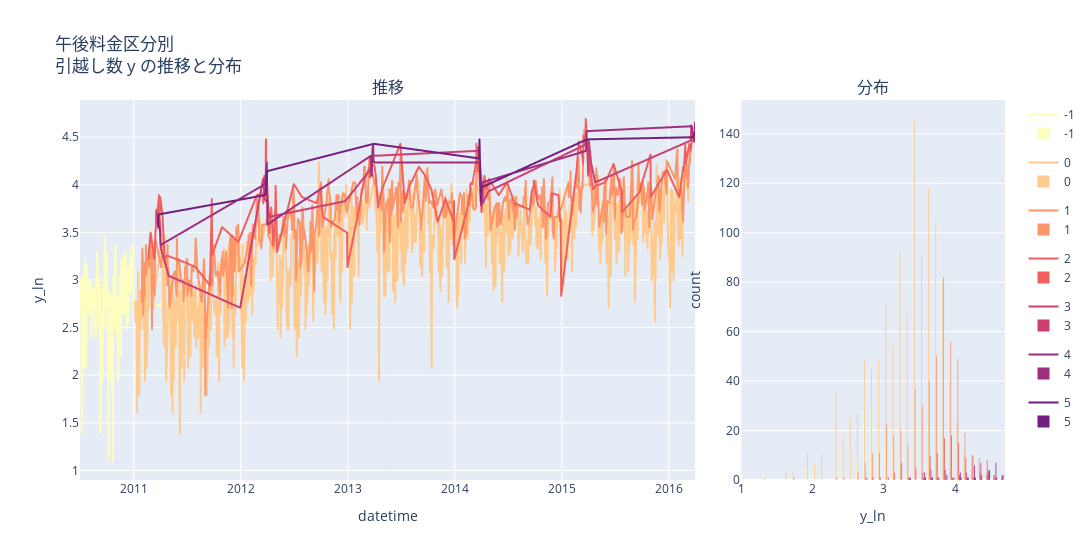

Notebook source saved alongside this figure:
### Markdown cell above
## 午後

### Code cell
graph_color = px.colors.sequential.Magma_r
# https://oeconomicus.jp/2021/07/plotly-color-scale/

# pandas にしてカテゴリ順を明示（数値をソート）
df = train.to_pandas()
cats = sorted(df["price_pm"].unique().tolist())

# カラー列もカテゴリ数に合わせる
colors = graph_color[:len(cats)]

fig_time = px.line(
    df,
    x="datetime",
    y="y_ln",
    color="price_pm",
    category_orders={"price_pm": cats},
    color_discrete_sequence=colors,
)

fig_hist = px.histogram(
    df,
    x="y_ln",
    color="price_pm",
    category_orders={"price_pm": cats},
    color_discrete_sequence=colors,
)

from plotly.subplots import make_subplots

fig = make_subplots(
    rows=1, cols=2,
    horizontal_spacing=0.05,
    subplot_titles=("推移", "分布"),
    column_widths=[0.7, 0.3]
)

# 時系列のトレースを追加
for trace in fig_time.data:
    fig.add_trace(trace, row=1, col=1)

# ヒストグラムのトレースを追加
for trace in fig_hist.data:
    # trace.update(showlegend=False)
    fig.add_trace(trace, row=1, col=2)

fig.update_xaxes(title_text="datetime", row=1, col=1)
fig.update_yaxes(title_text="y_ln", row=1, col=1)
fig.update_xaxes(title_text="y_ln", row=1, col=2)
fig.update_yaxes(title_text="count", row=1, col=2)

fig.update_layout(
    width=1500,
    title_text="午後料金区分別<br>引越し数 y の推移と分布",
    showlegend=True
)

del df

fig.show()

### Figure 1 — Plotly figure (JSON) as saved in the notebook; plotly's stock layout.template omitted (floating-point values rounded to 4 significant figures; data arrays with more than 128 entries replaced by an {"elided": "..."} marker saying what was removed)
{"data": [{"hovertemplate": "price_pm=-1<br>datetime=%{x}<br>y_ln=%{y}<extra></extra>", "legendgroup": "-1", "line": {"color": "#fcfdbf", "dash": "solid"}, "marker": {"symbol": "circle"}, "mode": "lines", "name": "-1", "showlegend": true, "type": "scattergl", "x": {"elided": "184 str values"}, "xaxis": "x", "y": {"elided": "184 float values"}, "yaxis": "y"}, {"hovertemplate": "price_pm=0<br>datetime=%{x}<br>y_ln=%{y}<extra></extra>", "legendgroup": "0", "line": {"color": "#feca8d", "dash": "solid"}, "marker": {"symbol": "circle"}, "mode": "lines", "name": "0", "showlegend": true, "type": "scattergl", "x": {"elided": "1190 str values"}, "xaxis": "x", "y": {"elided": "1190 float values"}, "yaxis": "y"}, {"hovertemplate": "price_pm=1<br>datetime=%{x}<br>y_ln=%{y}<extra></extra>", "legendgroup": "1", "line": {"color": "#fd9668", "dash": "solid"}, "marker": {"symbol": "circle"}, "mode": "lines", "name": "1", "showlegend": true, "type": "scattergl", "x": {"elided": "496 str values"}, "xaxis": "x", "y": {"elided": "496 float values"}, "yaxis": "y"}, {"hovertemplate": "price_pm=2<br>datetime=%{x}<br>y_ln=%{y}<extra></extra>", "legendgroup": "2", "line": {"color": "#f1605d", "dash": "solid"}, "marker": {"symbol": "circle"}, "mode": "lines", "name": "2", "showlegend": true, "type": "scattergl", "x": ["2011-02-19T00:00:00.000", "2011-02-26T00:00:00.000", "2011-02-27T00:00:00.000", "2011-03-12T00:00:00.000", "2011-03-16T00:00:00.000", "2011-03-17T00:00:00.000", "2011-03-18T00:00:00.000", "2011-03-21T00:00:00.000", "2011-03-28T00:00:00.000", "2011-03-29T00:00:00.000", "2011-04-01T00:00:00.000", "2011-04-09T00:00:00.000", "2011-04-16T00:00:00.000", "2011-04-23T00:00:00.000", "2011-06-30T00:00:00.000", "2011-07-30T00:00:00.000", "2011-09-18T00:00:00.000", "2011-09-24T00:00:00.000", "2011-09-25T00:00:00.000", "2011-10-29T00:00:00.000", "2011-12-24T00:00:00.000", "2012-02-25T00:00:00.000", "2012-03-16T00:00:00.000", "2012-03-18T00:00:00.000", "2012-03-19T00:00:00.000", "2012-03-20T00:00:00.000", "2012-03-21T00:00:00.000", "2012-03-22T00:00:00.000", "2012-03-26T00:00:00.000", "2012-03-27T00:00:00.000", "2012-03-28T00:00:00.000", "2012-03-29T00:00:00.000", "2012-04-08T00:00:00.000", "2012-04-14T00:00:00.000", "2012-04-15T00:00:00.000", "2012-04-21T00:00:00.000", "2012-04-28T00:00:00.000", "2012-04-29T00:00:00.000", "2012-05-04T00:00:00.000", "2012-06-30T00:00:00.000", "2012-07-28T00:00:00.000", "2012-09-16T00:00:00.000", "2012-09-29T00:00:00.000", "2012-09-30T00:00:00.000", "2012-10-07T00:00:00.000", "2012-12-29T00:00:00.000", "2012-12-30T00:00:00.000", "2013-02-10T00:00:00.000", "2013-02-23T00:00:00.000", "2013-03-16T00:00:00.000", "2013-03-17T00:00:00.000", "2013-03-18T00:00:00.000", "2013-03-19T00:00:00.000", "2013-04-01T00:00:00.000", "2013-04-06T00:00:00.000", "2013-04-13T00:00:00.000", "2013-04-27T00:00:00.000", "2013-06-29T00:00:00.000", "2013-07-14T00:00:00.000", "2013-07-27T00:00:00.000", "2013-08-31T00:00:00.000", "2013-09-22T00:00:00.000", "2013-10-13T00:00:00.000", "2013-11-03T00:00:00.000", "2013-11-30T00:00:00.000", "2013-12-28T00:00:00.000", "2013-12-29T00:00:00.000", "2013-12-30T00:00:00.000", "2014-02-15T00:00:00.000", "2014-02-22T00:00:00.000", "2014-02-23T00:00:00.000", "2014-02-28T00:00:00.000", "2014-03-01T00:00:00.000", "2014-03-15T00:00:00.000", "2014-03-16T00:00:00.000", "2014-03-19T00:00:00.000", "2014-03-20T00:00:00.000", "2014-04-02T00:00:00.000", "2014-04-12T00:00:00.000", "2014-04-19T00:00:00.000", "2014-04-27T00:00:00.000", "2014-05-31T00:00:00.000", "2014-06-28T00:00:00.000", "2014-07-26T00:00:00.000", "2014-07-27T00:00:00.000", "2014-09-14T00:00:00.000", "2014-09-21T00:00:00.000", "2014-09-27T00:00:00.000", "2014-09-28T00:00:00.000", "2014-10-12T00:00:00.000", "2014-11-23T00:00:00.000", "2014-11-29T00:00:00.000", "2014-12-21T00:00:00.000", "2014-12-27T00:00:00.000", "2014-12-28T00:00:00.000", "2014-12-30T00:00:00.000", "2015-02-21T00:00:00.000", "2015-02-28T00:00:00.000", "2015-03-14T00:00:00.000", "2015-03-15T00:00:00.000", "2015-03-16T00:00:00.000", "2015-03-22T00:00:00.000", "2015-03-23T00:00:00.000", "2015-03-24T00:00:00.000", "2015-04-02T00:00:00.000", "2015-04-05T00:00:00.000", "2015-04-18T00:00:00.000", "2015-04-26T00:00:00.000", "2015-05-30T00:00:00.000", "2015-06-27T00:00:00.000", "2015-07-25T00:00:00.000", "2015-07-26T00:00:00.000", "2015-09-26T00:00:00.000", "2015-09-27T00:00:00.000", "2015-10-31T00:00:00.000", "2015-11-01T00:00:00.000", "2015-12-26T00:00:00.000", "2016-02-06T00:00:00.000", "2016-02-20T00:00:00.000", "2016-02-21T00:00:00.000", "2016-02-27T00:00:00.000", "2016-02-28T00:00:00.000", "2016-03-12T00:00:00.000", "2016-03-16T00:00:00.000", "2016-03-24T00:00:00.000"], "xaxis": "x", "y": [3.219, 3.466, 3.497, 3.219, 3.526, 3.526, 3.738, 3.664, 3.892, 3.611, 3.871, 3.664, 3.219, 3.258, 3.178, 3.135, 2.944, 3.85, 3.258, 3.555, 3.401, 3.892, 3.912, 3.807, 3.871, 3.932, 4.094, 3.892, 4.234, 4.477, 4.19, 4.143, 3.497, 3.761, 3.689, 3.367, 3.761, 3.989, 3.296, 4.007, 3.871, 3.807, 3.97, 3.951, 3.664, 3.497, 3.135, 3.784, 4.025, 4.19, 4.078, 4.29, 4.22, 4.205, 4.094, 3.761, 3.951, 4.431, 3.807, 3.97, 4.19, 4.094, 3.951, 3.611, 3.85, 3.611, 3.829, 3.219, 3.784, 3.912, 4.007, 4.025, 4.007, 4.248, 4.431, 4.143, 4.394, 3.714, 4.094, 3.951, 4.06, 3.892, 4.025, 3.784, 3.807, 3.738, 3.932, 3.989, 4.043, 3.784, 3.664, 3.912, 3.892, 3.611, 3.638, 2.833, 4.159, 4.454, 4.277, 4.22, 4.511, 4.431, 4.477, 4.691, 4.094, 4.234, 3.951, 3.989, 4.025, 4.22, 3.932, 3.714, 3.932, 3.97, 4.317, 3.871, 4.159, 3.871, 4.19, 4.143, 4.419, 4.22, 4.431, 4.357, 4.543], "yaxis": "y"}, {"hovertemplate": "price_pm=3<br>datetime=%{x}<br>y_ln=%{y}<extra></extra>", "legendgroup": "3", "line": {"color": "#cd4071", "dash": "solid"}, "marker": {"symbol": "circle"}, "mode": "lines", "name": "3", "showlegend": true, "type": "scattergl", "x": ["2011-03-19T00:00:00.000", "2011-03-20T00:00:00.000", "2011-03-22T00:00:00.000", "2011-03-24T00:00:00.000", "2011-03-30T00:00:00.000", "2011-04-03T00:00:00.000", "2011-04-30T00:00:00.000", "2011-12-30T00:00:00.000", "2012-03-17T00:00:00.000", "2012-03-23T00:00:00.000", "2012-04-02T00:00:00.000", "2012-04-07T00:00:00.000", "2012-12-23T00:00:00.000", "2013-03-22T00:00:00.000", "2013-03-24T00:00:00.000", "2013-03-25T00:00:00.000", "2013-03-26T00:00:00.000", "2013-03-27T00:00:00.000", "2014-03-21T00:00:00.000", "2014-03-23T00:00:00.000", "2014-03-24T00:00:00.000", "2014-04-06T00:00:00.000", "2014-04-26T00:00:00.000", "2015-03-21T00:00:00.000", "2015-03-30T00:00:00.000", "2015-03-31T00:00:00.000", "2015-04-01T00:00:00.000", "2015-04-04T00:00:00.000", "2015-04-11T00:00:00.000", "2015-04-25T00:00:00.000", "2016-03-17T00:00:00.000", "2016-03-18T00:00:00.000", "2016-03-19T00:00:00.000", "2016-03-21T00:00:00.000"], "xaxis": "x", "y": [3.689, 3.714, 3.664, 3.584, 3.638, 3.332, 3.045, 2.708, 4.06, 3.85, 3.807, 3.664, 3.829, 4.174, 4.19, 4.331, 4.394, 4.304, 4.357, 4.344, 4.394, 3.807, 3.932, 4.419, 4.466, 4.317, 4.111, 4.454, 4.234, 4.025, 4.466, 4.625, 4.543, 4.605], "yaxis": "y"}, {"hovertemplate": "price_pm=4<br>datetime=%{x}<br>y_ln=%{y}<extra></extra>", "legendgroup": "4", "line": {"color": "#9e2f7f", "dash": "solid"}, "marker": {"symbol": "circle"}, "mode": "lines", "name": "4", "showlegend": true, "type": "scattergl", "x": ["2011-03-23T00:00:00.000", "2011-03-27T00:00:00.000", "2011-03-31T00:00:00.000", "2011-04-02T00:00:00.000", "2012-03-24T00:00:00.000", "2012-03-30T00:00:00.000", "2012-04-01T00:00:00.000", "2013-03-20T00:00:00.000", "2013-03-21T00:00:00.000", "2013-03-23T00:00:00.000", "2013-03-28T00:00:00.000", "2013-03-29T00:00:00.000", "2013-03-31T00:00:00.000", "2014-03-22T00:00:00.000", "2014-03-27T00:00:00.000", "2014-03-28T00:00:00.000", "2014-04-01T00:00:00.000", "2014-04-05T00:00:00.000", "2015-03-25T00:00:00.000", "2015-03-26T00:00:00.000", "2015-03-27T00:00:00.000", "2015-03-29T00:00:00.000", "2016-03-20T00:00:00.000", "2016-03-22T00:00:00.000", "2016-03-23T00:00:00.000", "2016-03-27T00:00:00.000", "2016-03-28T00:00:00.000", "2016-03-29T00:00:00.000", "2016-03-30T00:00:00.000", "2016-03-31T00:00:00.000"], "xaxis": "x", "y": [3.611, 3.555, 3.526, 3.367, 4.007, 4.234, 3.584, 4.304, 4.263, 4.094, 4.419, 4.263, 4.234, 4.234, 4.234, 4.127, 3.784, 4.025, 4.357, 4.443, 4.554, 4.564, 4.615, 4.564, 4.564, 4.543, 4.454, 4.585, 4.595, 4.654], "yaxis": "y"}, {"hovertemplate": "price_pm=5<br>datetime=%{x}<br>y_ln=%{y}<extra></extra>", "legendgroup": "5", "line": {"color": "#721f81", "dash": "solid"}, "marker": {"symbol": "circle"}, "mode": "lines", "name": "5", "showlegend": true, "type": "scattergl", "x": ["2011-03-25T00:00:00.000", "2011-03-26T00:00:00.000", "2012-03-25T00:00:00.000", "2012-03-31T00:00:00.000", "2013-03-30T00:00:00.000", "2014-03-25T00:00:00.000", "2014-03-26T00:00:00.000", "2014-03-29T00:00:00.000", "2014-03-30T00:00:00.000", "2014-03-31T00:00:00.000", "2015-03-28T00:00:00.000", "2016-03-25T00:00:00.000", "2016-03-26T00:00:00.000"], "xaxis": "x", "y": [3.555, 3.689, 3.892, 4.143, 4.431, 4.277, 4.477, 4.06, 3.829, 3.97, 4.477, 4.5, 4.533], "yaxis": "y"}, {"bingroup": "x", "hovertemplate": "price_pm=-1<br>y_ln=%{x}<br>count=%{y}<extra></extra>", "legendgroup": "-1", "marker": {"color": "#fcfdbf", "pattern": {"shape": ""}}, "name": "-1", "orientation": "v", "showlegend": true, "type": "histogram", "x": {"elided": "184 float values"}, "xaxis": "x2", "yaxis": "y2"}, {"bingroup": "x", "hovertemplate": "price_pm=0<br>y_ln=%{x}<br>count=%{y}<extra></extra>", "legendgroup": "0", "marker": {"color": "#feca8d", "pattern": {"shape": ""}}, "name": "0", "orientation": "v", "showlegend": true, "type": "histogram", "x": {"elided": "1190 float values"}, "xaxis": "x2", "yaxis": "y2"}, {"bingroup": "x", "hovertemplate": "price_pm=1<br>y_ln=%{x}<br>count=%{y}<extra></extra>", "legendgroup": "1", "marker": {"color": "#fd9668", "pattern": {"shape": ""}}, "name": "1", "orientation": "v", "showlegend": true, "type": "histogram", "x": {"elided": "496 float values"}, "xaxis": "x2", "yaxis": "y2"}, {"bingroup": "x", "hovertemplate": "price_pm=2<br>y_ln=%{x}<br>count=%{y}<extra></extra>", "legendgroup": "2", "marker": {"color": "#f1605d", "pattern": {"shape": ""}}, "name": "2", "orientation": "v", "showlegend": true, "type": "histogram", "x": [3.219, 3.466, 3.497, 3.219, 3.526, 3.526, 3.738, 3.664, 3.892, 3.611, 3.871, 3.664, 3.219, 3.258, 3.178, 3.135, 2.944, 3.85, 3.258, 3.555, 3.401, 3.892, 3.912, 3.807, 3.871, 3.932, 4.094, 3.892, 4.234, 4.477, 4.19, 4.143, 3.497, 3.761, 3.689, 3.367, 3.761, 3.989, 3.296, 4.007, 3.871, 3.807, 3.97, 3.951, 3.664, 3.497, 3.135, 3.784, 4.025, 4.19, 4.078, 4.29, 4.22, 4.205, 4.094, 3.761, 3.951, 4.431, 3.807, 3.97, 4.19, 4.094, 3.951, 3.611, 3.85, 3.611, 3.829, 3.219, 3.784, 3.912, 4.007, 4.025, 4.007, 4.248, 4.431, 4.143, 4.394, 3.714, 4.094, 3.951, 4.06, 3.892, 4.025, 3.784, 3.807, 3.738, 3.932, 3.989, 4.043, 3.784, 3.664, 3.912, 3.892, 3.611, 3.638, 2.833, 4.159, 4.454, 4.277, 4.22, 4.511, 4.431, 4.477, 4.691, 4.094, 4.234, 3.951, 3.989, 4.025, 4.22, 3.932, 3.714, 3.932, 3.97, 4.317, 3.871, 4.159, 3.871, 4.19, 4.143, 4.419, 4.22, 4.431, 4.357, 4.543], "xaxis": "x2", "yaxis": "y2"}, {"bingroup": "x", "hovertemplate": "price_pm=3<br>y_ln=%{x}<br>count=%{y}<extra></extra>", "legendgroup": "3", "marker": {"color": "#cd4071", "pattern": {"shape": ""}}, "name": "3", "orientation": "v", "showlegend": true, "type": "histogram", "x": [3.689, 3.714, 3.664, 3.584, 3.638, 3.332, 3.045, 2.708, 4.06, 3.85, 3.807, 3.664, 3.829, 4.174, 4.19, 4.331, 4.394, 4.304, 4.357, 4.344, 4.394, 3.807, 3.932, 4.419, 4.466, 4.317, 4.111, 4.454, 4.234, 4.025, 4.466, 4.625, 4.543, 4.605], "xaxis": "x2", "yaxis": "y2"}, {"bingroup": "x", "hovertemplate": "price_pm=4<br>y_ln=%{x}<br>count=%{y}<extra></extra>", "legendgroup": "4", "marker": {"color": "#9e2f7f", "pattern": {"shape": ""}}, "name": "4", "orientation": "v", "showlegend": true, "type": "histogram", "x": [3.611, 3.555, 3.526, 3.367, 4.007, 4.234, 3.584, 4.304, 4.263, 4.094, 4.419, 4.263, 4.234, 4.234, 4.234, 4.127, 3.784, 4.025, 4.357, 4.443, 4.554, 4.564, 4.615, 4.564, 4.564, 4.543, 4.454, 4.585, 4.595, 4.654], "xaxis": "x2", "yaxis": "y2"}, {"bingroup": "x", "hovertemplate": "price_pm=5<br>y_ln=%{x}<br>count=%{y}<extra></extra>", "legendgroup": "5", "marker": {"color": "#721f81", "pattern": {"shape": ""}}, "name": "5", "orientation": "v", "showlegend": true, "type": "histogram", "x": [3.555, 3.689, 3.892, 4.143, 4.431, 4.277, 4.477, 4.06, 3.829, 3.97, 4.477, 4.5, 4.533], "xaxis": "x2", "yaxis": "y2"}], "layout": {"annotations": [{"font": {"size": 16}, "showarrow": false, "text": "推移", "x": 0.3325, "xanchor": "center", "xref": "paper", "y": 1, "yanchor": "bottom", "yref": "paper"}, {"font": {"size": 16}, "showarrow": false, "text": "分布", "x": 0.8575, "xanchor": "center", "xref": "paper", "y": 1, "yanchor": "bottom", "yref": "paper"}], "showlegend": true, "title": {"text": "午後料金区分別<br>引越し数 y の推移と分布"}, "width": 1500, "xaxis": {"anchor": "y", "domain": [0, 0.665], "title": {"text": "datetime"}}, "xaxis2": {"anchor": "y2", "domain": [0.715, 1], "title": {"text": "y_ln"}}, "yaxis": {"anchor": "x", "domain": [0, 1], "title": {"text": "y_ln"}}, "yaxis2": {"anchor": "x2", "domain": [0, 1], "title": {"text": "count"}}}}
